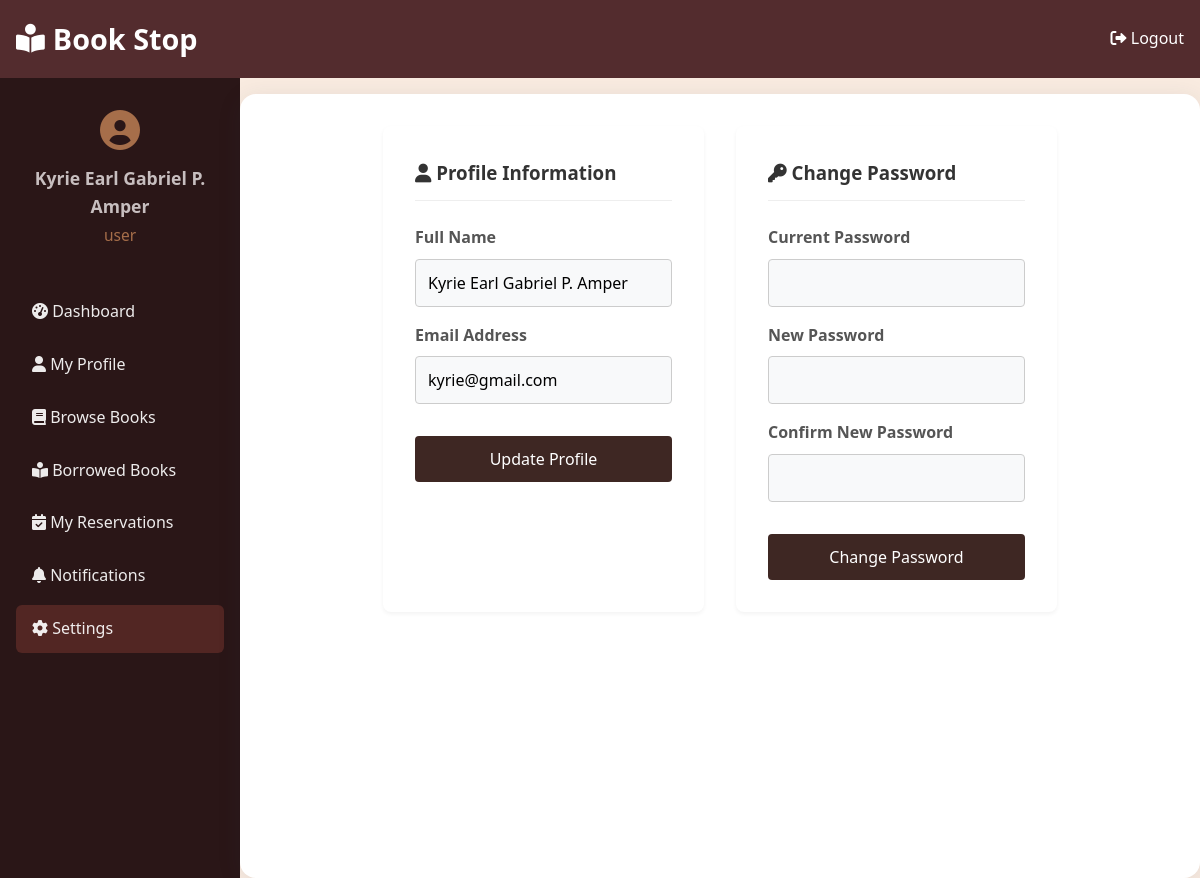
/settings.php (signed in), run on the app's committed database.
### tables this page shows
CREATE TABLE `users` (
  `user_id` int(11) NOT NULL,
  `full_name` varchar(100) NOT NULL,
  `email` varchar(100) NOT NULL,
  `password` varchar(255) NOT NULL,
  `user_type` enum('user','admin') DEFAULT 'user',
  `registered_at` datetime DEFAULT current_timestamp()
);

### settings.php (the view, shortened to what this page needs)
<?php
require_once 'config.php';
$user_id = (int)$_SESSION['user_id'];
$stmt = $conn->prepare("SELECT full_name, email, user_type FROM users WHERE user_id = ?");
$stmt->bind_param("i", $user_id);
$stmt->execute();
$result = $stmt->get_result();
$user = $result->fetch_assoc();
?>
<!DOCTYPE html>
<html lang="en">
<head>
    <link rel="stylesheet" href="style.css">
    <link rel="stylesheet" href="https://cdnjs.cloudflare.com/ajax/libs/font-awesome/6.0.0/css/all.min.css">
</head>
<body class="dashboard">
    <header class="dashboard-header">
        <h1><i class="fas fa-book-reader"></i> Book Stop</h1>
        <a href="login_register.php?logout=1" class="logout-btn">
            <i class="fas fa-sign-out-alt"></i> Logout
        </a>
    </header>
    <div class="dashboard-layout">
        <div class="dashboard-sidebar">
            <div class="user-info">
                <i class="fas fa-user-circle"></i>
                <h3><?= htmlspecialchars($user['full_name'] ?? 'User') ?></h3>
                <p><?= htmlspecialchars($user['user_type'] ?? 'User') ?></p>
            </div>
            <nav>
                <ul class="sidebar-menu">
                    <li><a href="student_page.php" class="nav-link<?= basename($_SERVER['PHP_SELF']) == 'student_page.php' ? ' active' : '' ?>"><i class="fas fa-tachometer-alt"></i> Dashboard</a></li>
                    <li><a href="my-profile.php" class="nav-link<?= basename($_SERVER['PHP_SELF']) == 'my-profile.php' ? ' active' : '' ?>"><i class="fas fa-user"></i> My Profile</a></li>
                    <li><a href="catalog.php" class="nav-link<?= basename($_SERVER['PHP_SELF']) == 'catalog.php' ? ' active' : '' ?>"><i class="fas fa-book"></i> Browse Books</a></li>
                    <li><a href="borrow-book.php" class="nav-link<?= basename($_SERVER['PHP_SELF']) == 'borrow-book.php' ? ' active' : '' ?>"><i class="fas fa-book-reader"></i> Borrowed Books</a></li>
                    <li><a href="my-reservation.php" class="nav-link<?= basename($_SERVER['PHP_SELF']) == 'my-reservation.php' ? ' active' : '' ?>"><i class="fas fa-calendar-check"></i> My Reservations</a></li>
                    <li><a href="notifications.php" class="nav-link<?= basename($_SERVER['PHP_SELF']) == 'notifications.php' ? ' active' : '' ?>"><i class="fas fa-bell"></i> Notifications </a></li>
                    <li><a href="settings.php" class="nav-link active"><i class="fas fa-cog"></i> Settings</a></li>
                </ul>
            </nav>
        </div>
        <div class="dashboard-main">
            <div class="settings-container">
                <div class="settings-card">
                    <h3><i class="fas fa-user"></i> Profile Information</h3>
                    <form method="POST">
                        <div class="form-group">
                            <label for="full_name">Full Name</label>
                            <input type="text" id="full_name" name="full_name" value="<?= htmlspecialchars($user['full_name']) ?>" required>
                        </div>
                        <div class="form-group">
                            <label for="email">Email Address</label>
                            <input type="email" id="email" name="email" value="<?= htmlspecialchars($user['email']) ?>" required>
                        </div>
                        <button type="submit" name="update_profile" class="submit-btn">Update Profile</button>
                    </form>
                </div>
                <div class="settings-card">
                    <h3><i class="fas fa-key"></i> Change Password</h3>
                    <form method="POST">
                        <div class="form-group">
                            <label for="current_password">Current Password</label>
                            <input type="password" id="current_password" name="current_password" required>
                        </div>
                        <div class="form-group">
                            <label for="new_password">New Password</label>
                            <input type="password" id="new_password" name="new_password" required>
                        </div>
                        <div class="form-group">
                            <label for="confirm_password">Confirm New Password</label>
                            <input type="password" id="confirm_password" name="confirm_password" required>
                        </div>
                        <button type="submit" name="change_password" class="submit-btn">Change Password</button>
                    </form>
                </div>
            </div>
        </div>
    </div>
</body>
</html>

### style.css (style rules this page uses)
* { margin: 0; padding: 0; box-sizing: border-box; font-family: 'Segoe UI', Tahoma, Geneva, Verdana, sans-serif; }
:root { --primary-color: #4a6bff; --primary-hover: #3a5ce9; --secondary-color: #6c757d; --success-color: #28a745; --error-color: #dc3545; --light-gray: #f8f9fa; --border-color: #dee2e6; --box-shadow: 0 4px 20px rgba(0, 0, 0, 0.1); }
body { margin: 0; padding: 0; min-height: 100vh; background: linear-gradient(135deg, #f6f8fa 0%, #e3e0dc 100%); color: #333; line-height: 1.6; display: block; }
.form-group { margin-bottom: 20px; position: relative; animation: fadeIn 0.5s ease forwards; }
input, select { width: 100%; padding: 14px 16px; font-size: 15px; border: 1px solid var(--border-color); border-radius: 8px; background-color: var(--light-gray); transition: all 0.3s ease; -webkit-appearance: none; -moz-appearance: none; appearance: none; }
input::placeholder { color: #6c757d; opacity: 0.7; }
.form-group { margin-bottom: 1.25rem; }
.form-group label { display: block; margin-bottom: 0.5rem; font-weight: 600; color: #555; }
.form-group input, .form-group textarea { width: 100%; padding: 0.75rem; border: 1px solid #ccc; border-radius: 4px; box-sizing: border-box; font-size: 1rem; }
.submit-btn { background-color: var(--primary, #3e2723); color: white; padding: 0.75rem 1.5rem; border: none; border-radius: 4px; cursor: pointer; font-size: 1rem; width: 100%; margin-top: 1rem; transition: background 0.2s, opacity 0.2s; }
.settings-container { display: grid; grid-template-columns: repeat(auto-fit, minmax(320px, 1fr)); gap: 2rem; margin: 2rem auto; max-width: 900px; }
.settings-card { background: #fff; padding: 2rem; border-radius: 8px; box-shadow: 0 2px 4px rgba(0,0,0,0.05); display: flex; flex-direction: column; }
.settings-card h3 { margin-top: 0; color: var(--primary); border-bottom: 1px solid #eee; padding-bottom: 0.75rem; margin-bottom: 1.5rem; }
.form-group { margin-bottom: 1rem; }
.form-group input { width: 100%; padding: 0.75rem; border: 1px solid #ccc; border-radius: 4px; box-sizing: border-box; }
.submit-btn { background-color: var(--primary); color: white; padding: 0.75rem 1.5rem; border: none; border-radius: 4px; cursor: pointer; font-size: 1rem; width: 100%; margin-top: auto; }
body { background: var(--bg); }
.dashboard-header { background: #3e2723; color: white; padding: 1rem 2rem; display: flex; align-items: center; justify-content: space-between; }
.dashboard-header h1 { margin: 0; font-size: 1.8rem; display: flex; align-items: center; gap: 0.5rem; }
body { background: linear-gradient(120deg, #f7f7f7 0%, #f9f6f2 100%); }
.dashboard-header { background: #532c2e; color: white; padding: 1rem; text-align: center; }
.dashboard-header h1 { margin: 0; font-size: 1.8rem; font-weight: 600; }
.logout-btn { color: white; text-decoration: none; font-weight: 500; transition: color 0.2s; }
.dashboard-layout { display: flex; flex-direction: row; min-height: calc(100vh - 120px); }
.dashboard-sidebar { width: 240px; background: #2a1617; color: #fff; padding: 2rem 1rem; display: flex; flex-direction: column; min-height: 100vh; }
.user-info { margin-bottom: 2.5rem; text-align: center; }
.user-info i { font-size: 2.5rem; color: #a66e4a; }
.user-info h3 { margin: 0.7rem 0 0.2rem 0; font-size: 1.1rem; color: #c7bebf; }
.user-info p { color: #a66e4a; font-size: 0.97rem; margin: 0; }
nav { width: 100%; }
.sidebar-menu { list-style: none; padding: 0; margin: 0; }
.sidebar-menu li { margin-bottom: 0.3rem; }
.dashboard-sidebar .nav-link { display: block; padding: 0.7rem 1rem; color: #ffffffea; text-decoration: none; border-radius: 6px; font-weight: 500; transition: background 0.2s; }
.dashboard-sidebar .nav-link.active { background: #522623; }
.dashboard-main { flex: 1; padding: 2rem; background: #fff; border-radius: 16px; box-shadow: 0 4px 24px rgba(44,62,80,0.10); margin-top: 1rem; width: 100%; padding: 0; display: flex; flex-direction: column; align-items: stretch; justify-content: flex-start; }
.submit-btn { background-color: var(--primary, #3e2723); color: white; padding: 0.75rem 1.5rem; border: none; border-radius: 4px; cursor: pointer; font-size: 1rem; width: 100%; margin-top: 1rem; }
body { background: var(--bg, #F9EBE0); }

### data on the page
users: full_name "Kyrie Earl Gabriel P. Amper", user_type "user", email "kyrie@gmail.com"
